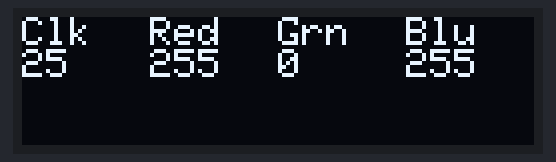
Simulated run of this sketch. Board: Arduino Uno, built with avr-gcc and run on an emulated ATmega328P. Shown: 128×32 one-colour display.

Above: at 0.17 s.
At 5.19 s:
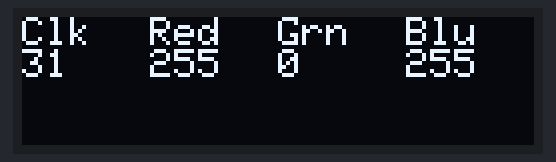
At 10.1 s:
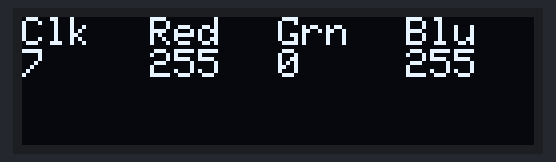
At 20.03 s:
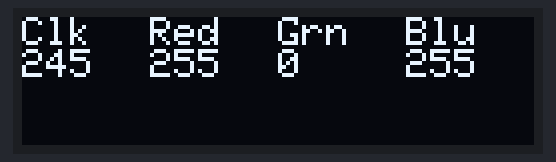
At 29.96 s:
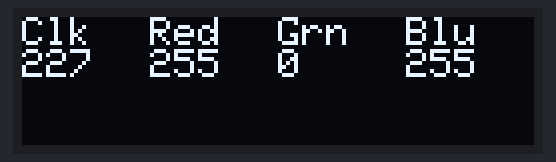
At 39.92 s:
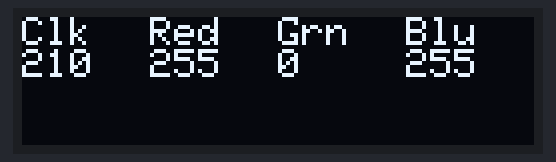

The sketch:

Marshmello_Control_Test.ino
```cpp
#include <Smoothed.h>
#include <SPI.h>
#include <Adafruit_SSD1306.h>


#define SCREEN_WIDTH 128 // OLED display width, in pixels
#define SCREEN_HEIGHT 32 // OLED display height, in pixels

// Declaration for an SSD1306 display connected to I2C (SDA, SCL pins)
#define OLED_RESET     -1 // Reset pin # (or -1 if sharing Arduino reset pin)
Adafruit_SSD1306 display(SCREEN_WIDTH, SCREEN_HEIGHT, &Wire, OLED_RESET);


typedef struct _LEDControl {
  byte mode;
  byte t;
  byte r;
  byte g;
  byte b;
} LEDControl;

// Artificial Clock Generation
inline byte lerp(unsigned long x, unsigned long x1) {
  return x * 255 / x1;
}

inline byte generateClock(byte bpm) {
  unsigned long beatDuration = 60000 / bpm; // in MS
  unsigned long ms = millis() % beatDuration;
  return lerp(ms, beatDuration);
}

Smoothed <int> pot;

LEDControl control;
byte* data = (void*)&control;
byte i = 0;

// Interrupt service routine for SPI slave
ISR (SPI_STC_vect) {
  i = SPDR;
  SPDR = data[i];
}

void setupDisplay() {
    // SSD1306_SWITCHCAPVCC = generate display voltage from 3.3V internally
  if(!display.begin(SSD1306_SWITCHCAPVCC, 0x3C)) { // Address 0x3C for 128x32
    Serial.println(F("SSD1306 allocation failed"));
    for(;;); // Don't proceed, loop forever
  }

  // Clear the buffer
  display.clearDisplay();
}

void setup() {
//  pot.begin(SMOOTHED_AVERAGE, 30);

  Serial.begin(9600);
  pinMode(SS, INPUT_PULLUP);
  pinMode(MISO, OUTPUT);
  pinMode(SCK, INPUT);
  pinMode(MOSI, INPUT);
  SPCR |= _BV(SPE);
  SPCR |= _BV(SPIE); // turn on interrupts
  SPI.attachInterrupt();

  setupDisplay();
}

void drawDisplay(LEDControl* control) {
  display.clearDisplay();

  display.setTextSize(1);             // Normal 1:1 pixel scale
  display.setTextColor(SSD1306_WHITE);        // Draw white text
  display.setCursor(0,0);             // Start at top-left corner
  display.print(F("Clk"));

  display.setCursor(32,0);             // Start at top-left corner
  display.println(F("Red"));

  display.setCursor(64,0);             // Start at top-left corner
  display.println(F("Grn"));

  display.setCursor(96,0);             // Start at top-left corner
  display.println(F("Blu"));

  display.setCursor(0,8);             // Start at top-left corner
  display.println(control->t);

  display.setCursor(32,8);             // Start at top-left corner
  display.println(control->r);

  display.setCursor(64,8);             // Start at top-left corner
  display.println(control->g);

  display.setCursor(96,8);             // Start at top-left corner
  display.println(control->b);

  display.display();
}


void loop() {
  // Scale to 0-256 range from 0-1024
//  int val = map(analogRead(A0), 0, 1023, 0, 255);
//  pot.add(val);
//  r = pot.get();

  control.mode = 0;
  control.t = generateClock(60);
  control.r = 255;
  control.b = 255;
  control.g = 0;
//  control->r = 255;

  static unsigned long lastUpdate = 0;
  static unsigned long minimumFrame = 1000/10;

  unsigned long now = millis();
  unsigned long nextUpdate = lastUpdate + minimumFrame;
  long wait = nextUpdate - now;

  if (wait < 0) {
    drawDisplay(&control);
    lastUpdate = millis();
  }

//  Serial.println(control.t);
}
```
